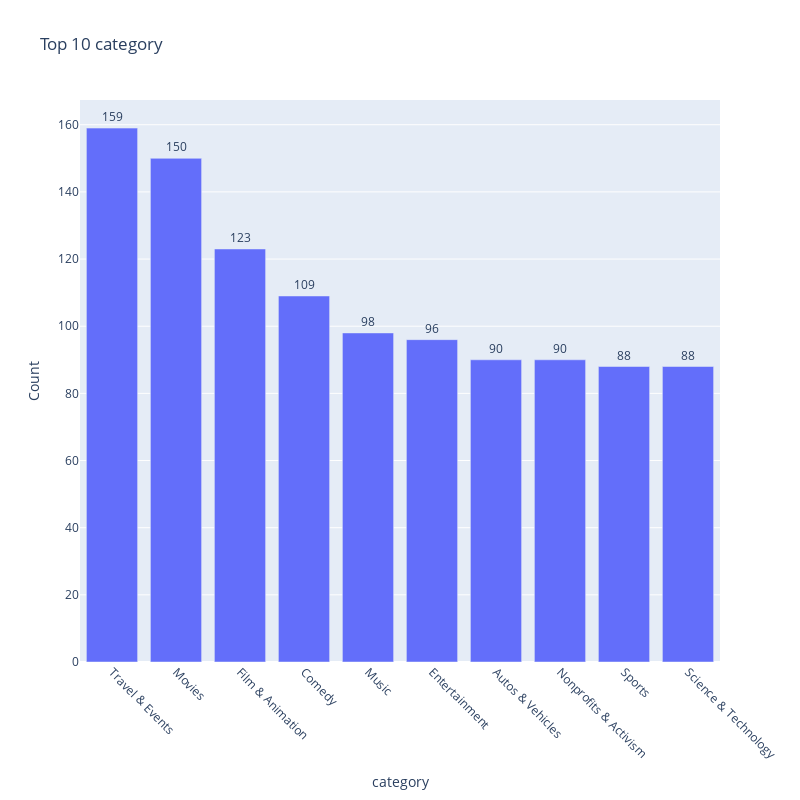

The notebook cell this image was saved under:
### Code cell
top_jobs = df['category'].value_counts().head(10).reset_index()
top_jobs.columns = ['category', 'Count']


fig = px.bar(
    top_jobs,
    x='category',
    y='Count',
    title='Top 10 category ',
    text='Count'
)

fig.update_traces(textposition='outside')
fig.update_layout(
    xaxis_tickangle=45,
    height=800,
    width=800
)

fig.show()

### Figure 1 — Plotly figure (JSON) as saved in the notebook; plotly's stock layout.template omitted (floating-point values rounded to 4 significant figures)
{"data": [{"alignmentgroup": "True", "hovertemplate": "category=%{x}<br>Count=%{text}<extra></extra>", "legendgroup": "", "marker": {"color": "#636efa", "pattern": {"shape": ""}}, "name": "", "offsetgroup": "", "orientation": "v", "showlegend": false, "text": [159, 150, 123, 109, 98, 96, 90, 90, 88, 88], "textposition": "outside", "type": "bar", "x": ["Travel & Events", "Movies", "Film & Animation", "Comedy", "Music", "Entertainment", "Autos & Vehicles", "Nonprofits & Activism", "Sports", "Science & Technology"], "xaxis": "x", "y": [159, 150, 123, 109, 98, 96, 90, 90, 88, 88], "yaxis": "y"}], "layout": {"barmode": "relative", "height": 800, "legend": {"tracegroupgap": 0}, "title": {"text": "Top 10 category "}, "width": 800, "xaxis": {"anchor": "y", "autorange": true, "domain": [0, 1], "range": [-0.5, 9.5], "tickangle": 45, "title": {"text": "category"}, "type": "category"}, "yaxis": {"anchor": "x", "autorange": true, "domain": [0, 1], "range": [0, 167.4], "title": {"text": "Count"}, "type": "linear"}}}
